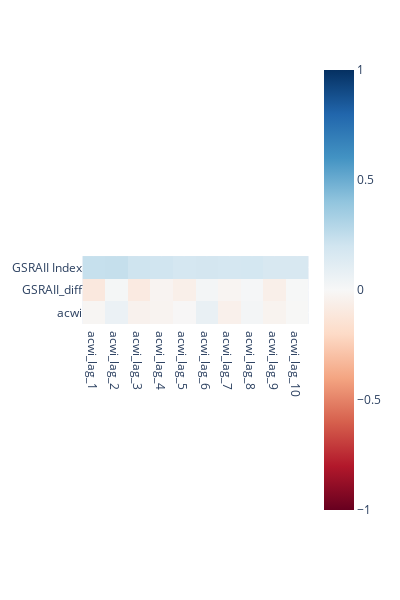

The notebook cell saved with this chart:
### Code cell
mapa_calor(df_lag)

### Figure 1 — Plotly figure (JSON) as saved in the notebook; plotly's stock layout.template omitted (floating-point values rounded to 4 significant figures)
{"data": [{"coloraxis": "coloraxis", "hovertemplate": "x: %{x}<br>y: %{y}<br>color: %{z}<extra></extra>", "name": "0", "type": "heatmap", "x": ["acwi_lag_1", "acwi_lag_2", "acwi_lag_3", "acwi_lag_4", "acwi_lag_5", "acwi_lag_6", "acwi_lag_7", "acwi_lag_8", "acwi_lag_9", "acwi_lag_10"], "xaxis": "x", "y": ["GSRAII Index", "GSRAII_diff", "acwi"], "yaxis": "y", "z": [[0.234, 0.2395, 0.2077, 0.1984, 0.1786, 0.1861, 0.1789, 0.1824, 0.1622, 0.1633], [-0.1046, 0.01627, -0.09072, -0.02592, -0.05663, 0.02173, -0.0196, 0.01121, -0.05821, 0.005397], [-0.01545, 0.06259, -0.04338, -0.02749, -0.004422, 0.07545, -0.05054, 0.02174, -0.0316, -0.003352]]}], "layout": {"coloraxis": {"cmax": 1, "cmin": -1, "colorscale": [[0, "rgb(103,0,31)"], [0.1, "rgb(178,24,43)"], [0.2, "rgb(214,96,77)"], [0.3, "rgb(244,165,130)"], [0.4, "rgb(253,219,199)"], [0.5, "rgb(247,247,247)"], [0.6, "rgb(209,229,240)"], [0.7, "rgb(146,197,222)"], [0.8, "rgb(67,147,195)"], [0.9, "rgb(33,102,172)"], [1, "rgb(5,48,97)"]]}, "height": 600, "margin": {"t": 60}, "width": 400, "xaxis": {"anchor": "y", "constrain": "domain", "domain": [0, 1], "scaleanchor": "y"}, "yaxis": {"anchor": "x", "autorange": "reversed", "constrain": "domain", "domain": [0, 1]}}}
